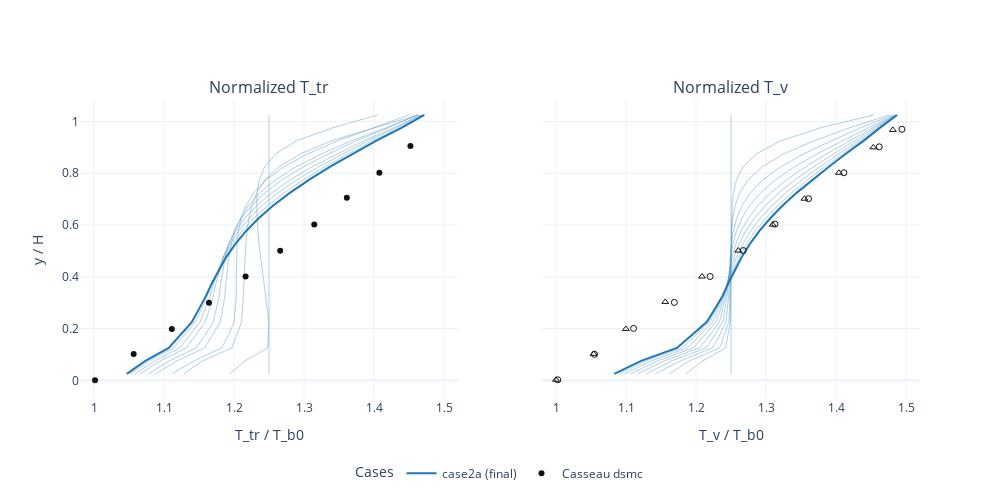

The notebook cell saved with this chart:
### Code cell
PROFILE_SETTINGS = {
    "x_target": None,
}

PLOT_SETTINGS = {
    "figsize": (10, 4),
    "sharey": True,
}

# cases = [c for c in (case1, case2a, case2b) if c is not None]
cases = [case2a]

N_TIME_SAMPLES = 10

repo_root = ff_helpers.find_repo_root()
REF_TR_TB_PATH = "/home/hhoechter/tum/jaxfluids_internship/experiments/fourier_flows/casseau_figure_3_8_case_2a_tr_tb.csv"
REF_TV_TB_PATH = "/home/hhoechter/tum/jaxfluids_internship/experiments/fourier_flows/casseau_figure_3_8_case_2a_tv_tb.csv"


def load_reference_csv(path):
    path = str(path)
    try:
        with open(path, "r") as f:
            header = f.readline().strip()
    except FileNotFoundError:
        return []

    dataset_names = [name for name in header.split(",") if name]
    data = np.genfromtxt(path, delimiter=",", skip_header=2)
    data = np.atleast_2d(data)

    refs = []
    n_pairs = data.shape[1] // 2
    for i in range(n_pairs):
        name = dataset_names[i] if i < len(dataset_names) else f"dataset_{i+1}"
        x = data[:, 2 * i]
        y = data[:, 2 * i + 1]
        mask = np.isfinite(x) & np.isfinite(y)
        if not np.any(mask):
            continue
        refs.append({"name": name, "x": x[mask], "y": y[mask]})
    return refs


def parse_ref_name(name: str):
    lower = name.lower()
    if "dsmc" in lower:
        method = "dsmc"
    elif "hy2foam" in lower:
        method = "hy2foam"
    else:
        method = name

    species = None
    if "_n2" in lower:
        species = "N2"
    elif "_o2" in lower:
        species = "O2"

    return method, species


ref_tr = load_reference_csv(REF_TR_TB_PATH)
ref_tv = load_reference_csv(REF_TV_TB_PATH)

profiles_by_time = {}
for case in cases:
    if case is None:
        continue
    U_hist = case["U_hist"]
    t_hist = np.asarray(case["t_hist"])
    n_steps = len(U_hist)
    if n_steps == 0:
        continue
    sample_count = min(N_TIME_SAMPLES, n_steps)
    indices = np.linspace(0, n_steps - 1, sample_count, dtype=int)
    indices = np.unique(indices)

    samples = []
    for idx in indices:
        y, Tn, Tv = ff_helpers.extract_profile_from_U(
            case, U_hist[idx], x_target=PROFILE_SETTINGS["x_target"]
        )
        samples.append((idx, float(t_hist[idx]), y, Tn, Tv))
    profiles_by_time[case["name"]] = samples

case_color_cycle = ["#1f77b4", "#ff7f0e", "#2ca02c", "#d62728", "#9467bd"]
case_colors = {
    name: case_color_cycle[i % len(case_color_cycle)]
    for i, name in enumerate(profiles_by_time.keys())
}
ref_colors = {
    "dsmc": "#111111",
    "hy2foam": "#7a3db8",
}
ref_symbols = {
    "N2": "circle-open",
    "O2": "triangle-up-open",
    None: "circle",
}

fig = make_subplots(
    rows=1,
    cols=2,
    shared_yaxes=PLOT_SETTINGS["sharey"],
    subplot_titles=("Normalized T_tr", "Normalized T_v"),
)

# T_tr profiles (multiple time steps)
for name, samples in profiles_by_time.items():
    final_idx = samples[-1][0]
    color = case_colors.get(name, "#1f77b4")
    for idx, t, y, Tn, _Tv in samples:
        is_final = idx == final_idx
        fig.add_trace(
            go.Scatter(
                x=Tn,
                y=y,
                mode="lines",
                name=f"{name} t={t:.2e}s" if not is_final else f"{name} (final)",
                legendgroup=name,
                showlegend=bool(is_final),
                opacity=1.0 if is_final else 0.35,
                line=dict(width=2 if is_final else 1, color=color),
                customdata=np.full_like(y, t, dtype=float),
            ),
            row=1,
            col=1,
        )

shown_ref = set()
for ref in ref_tr:
    method, species = parse_ref_name(ref["name"])
    color = ref_colors.get(method, "#444444")
    show = method not in shown_ref
    shown_ref.add(method)
    fig.add_trace(
        go.Scatter(
            x=ref["x"],
            y=ref["y"],
            mode="markers",
            name=f"Casseau {method}",
            legendgroup=f"casseau-{method}",
            showlegend=show,
            marker=dict(size=6, color=color, symbol=ref_symbols.get(species)),
            text=[species or ""] * len(ref["x"]),
        ),
        row=1,
        col=1,
    )

# T_v profiles (multiple time steps)
for name, samples in profiles_by_time.items():
    final_idx = samples[-1][0]
    color = case_colors.get(name, "#1f77b4")
    for idx, t, y, _Tn, Tv in samples:
        is_final = idx == final_idx
        fig.add_trace(
            go.Scatter(
                x=Tv,
                y=y,
                mode="lines",
                name=f"{name} t={t:.2e}s" if not is_final else f"{name} (final)",
                legendgroup=name,
                showlegend=False,
                opacity=1.0 if is_final else 0.35,
                line=dict(width=2 if is_final else 1, color=color),
                customdata=np.full_like(y, t, dtype=float),
            ),
            row=1,
            col=2,
        )

for ref in ref_tv:
    method, species = parse_ref_name(ref["name"])
    color = ref_colors.get(method, "#444444")
    show = method not in shown_ref
    shown_ref.add(method)
    fig.add_trace(
        go.Scatter(
            x=ref["x"],
            y=ref["y"],
            mode="markers",
            name=f"Casseau {method}",
            legendgroup=f"casseau-{method}",
            showlegend=show,
            marker=dict(size=6, color=color, symbol=ref_symbols.get(species)),
            text=[species or ""] * len(ref["x"]),
        ),
        row=1,
        col=2,
    )

fig.update_xaxes(title_text="T_tr / T_b0", row=1, col=1, range=[0.98, 1.52])
fig.update_xaxes(title_text="T_v / T_b0", row=1, col=2, range=[0.98, 1.52])
fig.update_yaxes(title_text="y / H", row=1, col=1)

fig.update_layout(
    width=1000,
    height=500,
    legend_title_text="Cases",
    legend=dict(
        x=0.5,
        y=-0.2,
        xanchor="center",
        yanchor="top",
        orientation="h",
    ),
)

fig.show()

### Figure 1 — Plotly figure (JSON) as saved in the notebook; plotly's stock layout.template omitted (floating-point values rounded to 4 significant figures)
{"data": [{"customdata": [0.0, 0.0, 0.0, 0.0, 0.0, 0.0, 0.0, 0.0, 0.0, 0.0, 0.0, 0.0, 0.0, 0.0, 0.0, 0.0, 0.0, 0.0, 0.0, 0.0, 0.0], "legendgroup": "case2a", "line": {"color": "#1f77b4", "width": 1}, "mode": "lines", "name": "case2a t=0.00e+00s", "opacity": 0.35, "showlegend": false, "type": "scatter", "x": [1.25, 1.25, 1.25, 1.25, 1.25, 1.25, 1.25, 1.25, 1.25, 1.25, 1.25, 1.25, 1.25, 1.25, 1.25, 1.25, 1.25, 1.25, 1.25, 1.25, 1.25], "xaxis": "x", "y": [0.025, 0.075, 0.125, 0.175, 0.225, 0.275, 0.325, 0.375, 0.425, 0.475, 0.525, 0.575, 0.625, 0.675, 0.725, 0.775, 0.825, 0.875, 0.925, 0.975, 1.025], "yaxis": "y"}, {"customdata": [0.0011, 0.0011, 0.0011, 0.0011, 0.0011, 0.0011, 0.0011, 0.0011, 0.0011, 0.0011, 0.0011, 0.0011, 0.0011, 0.0011, 0.0011, 0.0011, 0.0011, 0.0011, 0.0011, 0.0011, 0.0011], "legendgroup": "case2a", "line": {"color": "#1f77b4", "width": 1}, "mode": "lines", "name": "case2a t=1.10e-03s", "opacity": 0.35, "showlegend": false, "type": "scatter", "x": [1.194, 1.216, 1.248, 1.249, 1.25, 1.248, 1.245, 1.242, 1.24, 1.238, 1.236, 1.234, 1.233, 1.232, 1.233, 1.236, 1.244, 1.26, 1.289, 1.341, 1.405], "xaxis": "x", "y": [0.025, 0.075, 0.125, 0.175, 0.225, 0.275, 0.325, 0.375, 0.425, 0.475, 0.525, 0.575, 0.625, 0.675, 0.725, 0.775, 0.825, 0.875, 0.925, 0.975, 1.025], "yaxis": "y"}, {"customdata": [0.0022, 0.0022, 0.0022, 0.0022, 0.0022, 0.0022, 0.0022, 0.0022, 0.0022, 0.0022, 0.0022, 0.0022, 0.0022, 0.0022, 0.0022, 0.0022, 0.0022, 0.0022, 0.0022, 0.0022, 0.0022], "legendgroup": "case2a", "line": {"color": "#1f77b4", "width": 1}, "mode": "lines", "name": "case2a t=2.20e-03s", "opacity": 0.35, "showlegend": false, "type": "scatter", "x": [1.128, 1.155, 1.197, 1.204, 1.211, 1.212, 1.213, 1.214, 1.215, 1.216, 1.217, 1.219, 1.221, 1.225, 1.233, 1.245, 1.264, 1.295, 1.339, 1.4, 1.463], "xaxis": "x", "y": [0.025, 0.075, 0.125, 0.175, 0.225, 0.275, 0.325, 0.375, 0.425, 0.475, 0.525, 0.575, 0.625, 0.675, 0.725, 0.775, 0.825, 0.875, 0.925, 0.975, 1.025], "yaxis": "y"}, {"customdata": [0.0033, 0.0033, 0.0033, 0.0033, 0.0033, 0.0033, 0.0033, 0.0033, 0.0033, 0.0033, 0.0033, 0.0033, 0.0033, 0.0033, 0.0033, 0.0033, 0.0033, 0.0033, 0.0033, 0.0033, 0.0033], "legendgroup": "case2a", "line": {"color": "#1f77b4", "width": 1}, "mode": "lines", "name": "case2a t=3.30e-03s", "opacity": 0.35, "showlegend": false, "type": "scatter", "x": [1.112, 1.143, 1.182, 1.192, 1.2, 1.202, 1.203, 1.203, 1.203, 1.203, 1.204, 1.206, 1.21, 1.217, 1.229, 1.246, 1.271, 1.306, 1.348, 1.399, 1.45], "xaxis": "x", "y": [0.025, 0.075, 0.125, 0.175, 0.225, 0.275, 0.325, 0.375, 0.425, 0.475, 0.525, 0.575, 0.625, 0.675, 0.725, 0.775, 0.825, 0.875, 0.925, 0.975, 1.025], "yaxis": "y"}, {"customdata": [0.0044, 0.0044, 0.0044, 0.0044, 0.0044, 0.0044, 0.0044, 0.0044, 0.0044, 0.0044, 0.0044, 0.0044, 0.0044, 0.0044, 0.0044, 0.0044, 0.0044, 0.0044, 0.0044, 0.0044, 0.0044], "legendgroup": "case2a", "line": {"color": "#1f77b4", "width": 1}, "mode": "lines", "name": "case2a t=4.40e-03s", "opacity": 0.35, "showlegend": false, "type": "scatter", "x": [1.088, 1.118, 1.158, 1.17, 1.18, 1.184, 1.187, 1.188, 1.19, 1.193, 1.196, 1.201, 1.209, 1.221, 1.237, 1.26, 1.289, 1.326, 1.368, 1.417, 1.463], "xaxis": "x", "y": [0.025, 0.075, 0.125, 0.175, 0.225, 0.275, 0.325, 0.375, 0.425, 0.475, 0.525, 0.575, 0.625, 0.675, 0.725, 0.775, 0.825, 0.875, 0.925, 0.975, 1.025], "yaxis": "y"}, {"customdata": [0.0055, 0.0055, 0.0055, 0.0055, 0.0055, 0.0055, 0.0055, 0.0055, 0.0055, 0.0055, 0.0055, 0.0055, 0.0055, 0.0055, 0.0055, 0.0055, 0.0055, 0.0055, 0.0055, 0.0055, 0.0055], "legendgroup": "case2a", "line": {"color": "#1f77b4", "width": 1}, "mode": "lines", "name": "case2a t=5.50e-03s", "opacity": 0.35, "showlegend": false, "type": "scatter", "x": [1.078, 1.108, 1.146, 1.159, 1.17, 1.175, 1.179, 1.181, 1.184, 1.187, 1.193, 1.2, 1.21, 1.225, 1.244, 1.269, 1.299, 1.335, 1.375, 1.42, 1.462], "xaxis": "x", "y": [0.025, 0.075, 0.125, 0.175, 0.225, 0.275, 0.325, 0.375, 0.425, 0.475, 0.525, 0.575, 0.625, 0.675, 0.725, 0.775, 0.825, 0.875, 0.925, 0.975, 1.025], "yaxis": "y"}, {"customdata": [0.0066, 0.0066, 0.0066, 0.0066, 0.0066, 0.0066, 0.0066, 0.0066, 0.0066, 0.0066, 0.0066, 0.0066, 0.0066, 0.0066, 0.0066, 0.0066, 0.0066, 0.0066, 0.0066, 0.0066, 0.0066], "legendgroup": "case2a", "line": {"color": "#1f77b4", "width": 1}, "mode": "lines", "name": "case2a t=6.60e-03s", "opacity": 0.35, "showlegend": false, "type": "scatter", "x": [1.066, 1.095, 1.132, 1.146, 1.159, 1.165, 1.17, 1.174, 1.179, 1.184, 1.192, 1.202, 1.215, 1.233, 1.254, 1.281, 1.312, 1.347, 1.385, 1.428, 1.467], "xaxis": "x", "y": [0.025, 0.075, 0.125, 0.175, 0.225, 0.275, 0.325, 0.375, 0.425, 0.475, 0.525, 0.575, 0.625, 0.675, 0.725, 0.775, 0.825, 0.875, 0.925, 0.975, 1.025], "yaxis": "y"}, {"customdata": [0.0077, 0.0077, 0.0077, 0.0077, 0.0077, 0.0077, 0.0077, 0.0077, 0.0077, 0.0077, 0.0077, 0.0077, 0.0077, 0.0077, 0.0077, 0.0077, 0.0077, 0.0077, 0.0077, 0.0077, 0.0077], "legendgroup": "case2a", "line": {"color": "#1f77b4", "width": 1}, "mode": "lines", "name": "case2a t=7.70e-03s", "opacity": 0.35, "showlegend": false, "type": "scatter", "x": [1.059, 1.087, 1.122, 1.137, 1.151, 1.159, 1.166, 1.171, 1.177, 1.185, 1.194, 1.206, 1.221, 1.24, 1.263, 1.29, 1.321, 1.355, 1.391, 1.431, 1.468], "xaxis": "x", "y": [0.025, 0.075, 0.125, 0.175, 0.225, 0.275, 0.325, 0.375, 0.425, 0.475, 0.525, 0.575, 0.625, 0.675, 0.725, 0.775, 0.825, 0.875, 0.925, 0.975, 1.025], "yaxis": "y"}, {"customdata": [0.0088, 0.0088, 0.0088, 0.0088, 0.0088, 0.0088, 0.0088, 0.0088, 0.0088, 0.0088, 0.0088, 0.0088, 0.0088, 0.0088, 0.0088, 0.0088, 0.0088, 0.0088, 0.0088, 0.0088, 0.0088], "legendgroup": "case2a", "line": {"color": "#1f77b4", "width": 1}, "mode": "lines", "name": "case2a t=8.80e-03s", "opacity": 0.35, "showlegend": false, "type": "scatter", "x": [1.052, 1.079, 1.113, 1.129, 1.145, 1.153, 1.162, 1.169, 1.177, 1.186, 1.197, 1.211, 1.228, 1.248, 1.272, 1.3, 1.33, 1.363, 1.398, 1.436, 1.471], "xaxis": "x", "y": [0.025, 0.075, 0.125, 0.175, 0.225, 0.275, 0.325, 0.375, 0.425, 0.475, 0.525, 0.575, 0.625, 0.675, 0.725, 0.775, 0.825, 0.875, 0.925, 0.975, 1.025], "yaxis": "y"}, {"customdata": [0.0099, 0.0099, 0.0099, 0.0099, 0.0099, 0.0099, 0.0099, 0.0099, 0.0099, 0.0099, 0.0099, 0.0099, 0.0099, 0.0099, 0.0099, 0.0099, 0.0099, 0.0099, 0.0099, 0.0099, 0.0099], "legendgroup": "case2a", "line": {"color": "#1f77b4", "width": 2}, "mode": "lines", "name": "case2a (final)", "opacity": 1, "showlegend": true, "type": "scatter", "x": [1.047, 1.073, 1.107, 1.123, 1.14, 1.15, 1.16, 1.168, 1.178, 1.189, 1.201, 1.217, 1.235, 1.256, 1.28, 1.308, 1.337, 1.37, 1.403, 1.439, 1.472], "xaxis": "x", "y": [0.025, 0.075, 0.125, 0.175, 0.225, 0.275, 0.325, 0.375, 0.425, 0.475, 0.525, 0.575, 0.625, 0.675, 0.725, 0.775, 0.825, 0.875, 0.925, 0.975, 1.025], "yaxis": "y"}, {"legendgroup": "casseau-dsmc", "marker": {"color": "#111111", "size": 6, "symbol": "circle"}, "mode": "markers", "name": "Casseau dsmc", "showlegend": true, "text": ["", "", "", "", "", "", "", "", "", ""], "type": "scatter", "x": [1.001, 1.057, 1.111, 1.164, 1.217, 1.266, 1.315, 1.361, 1.408, 1.452], "xaxis": "x", "y": [1.337e-05, 0.1014, 0.1982, 0.2996, 0.401, 0.5001, 0.6015, 0.7051, 0.8019, 0.9055], "yaxis": "y"}, {"customdata": [0.0, 0.0, 0.0, 0.0, 0.0, 0.0, 0.0, 0.0, 0.0, 0.0, 0.0, 0.0, 0.0, 0.0, 0.0, 0.0, 0.0, 0.0, 0.0, 0.0, 0.0], "legendgroup": "case2a", "line": {"color": "#1f77b4", "width": 1}, "mode": "lines", "name": "case2a t=0.00e+00s", "opacity": 0.35, "showlegend": false, "type": "scatter", "x": [1.25, 1.25, 1.25, 1.25, 1.25, 1.25, 1.25, 1.25, 1.25, 1.25, 1.25, 1.25, 1.25, 1.25, 1.25, 1.25, 1.25, 1.25, 1.25, 1.25, 1.25], "xaxis": "x2", "y": [0.025, 0.075, 0.125, 0.175, 0.225, 0.275, 0.325, 0.375, 0.425, 0.475, 0.525, 0.575, 0.625, 0.675, 0.725, 0.775, 0.825, 0.875, 0.925, 0.975, 1.025], "yaxis": "y2"}, {"customdata": [0.0011, 0.0011, 0.0011, 0.0011, 0.0011, 0.0011, 0.0011, 0.0011, 0.0011, 0.0011, 0.0011, 0.0011, 0.0011, 0.0011, 0.0011, 0.0011, 0.0011, 0.0011, 0.0011, 0.0011, 0.0011], "legendgroup": "case2a", "line": {"color": "#1f77b4", "width": 1}, "mode": "lines", "name": "case2a t=1.10e-03s", "opacity": 0.35, "showlegend": false, "type": "scatter", "x": [1.186, 1.209, 1.242, 1.246, 1.249, 1.249, 1.25, 1.25, 1.25, 1.25, 1.25, 1.25, 1.251, 1.252, 1.254, 1.258, 1.267, 1.286, 1.321, 1.377, 1.454], "xaxis": "x2", "y": [0.025, 0.075, 0.125, 0.175, 0.225, 0.275, 0.325, 0.375, 0.425, 0.475, 0.525, 0.575, 0.625, 0.675, 0.725, 0.775, 0.825, 0.875, 0.925, 0.975, 1.025], "yaxis": "y2"}, {"customdata": [0.0022, 0.0022, 0.0022, 0.0022, 0.0022, 0.0022, 0.0022, 0.0022, 0.0022, 0.0022, 0.0022, 0.0022, 0.0022, 0.0022, 0.0022, 0.0022, 0.0022, 0.0022, 0.0022, 0.0022, 0.0022], "legendgroup": "case2a", "line": {"color": "#1f77b4", "width": 1}, "mode": "lines", "name": "case2a t=2.20e-03s", "opacity": 0.35, "showlegend": false, "type": "scatter", "x": [1.162, 1.191, 1.234, 1.24, 1.247, 1.248, 1.249, 1.249, 1.249, 1.249, 1.25, 1.251, 1.252, 1.256, 1.263, 1.275, 1.295, 1.326, 1.368, 1.419, 1.476], "xaxis": "x2", "y": [0.025, 0.075, 0.125, 0.175, 0.225, 0.275, 0.325, 0.375, 0.425, 0.475, 0.525, 0.575, 0.625, 0.675, 0.725, 0.775, 0.825, 0.875, 0.925, 0.975, 1.025], "yaxis": "y2"}, {"customdata": [0.0033, 0.0033, 0.0033, 0.0033, 0.0033, 0.0033, 0.0033, 0.0033, 0.0033, 0.0033, 0.0033, 0.0033, 0.0033, 0.0033, 0.0033, 0.0033, 0.0033, 0.0033, 0.0033, 0.0033, 0.0033], "legendgroup": "case2a", "line": {"color": "#1f77b4", "width": 1}, "mode": "lines", "name": "case2a t=3.30e-03s", "opacity": 0.35, "showlegend": false, "type": "scatter", "x": [1.142, 1.177, 1.224, 1.234, 1.243, 1.245, 1.247, 1.247, 1.248, 1.249, 1.25, 1.253, 1.258, 1.266, 1.278, 1.296, 1.321, 1.354, 1.393, 1.435, 1.48], "xaxis": "x2", "y": [0.025, 0.075, 0.125, 0.175, 0.225, 0.275, 0.325, 0.375, 0.425, 0.475, 0.525, 0.575, 0.625, 0.675, 0.725, 0.775, 0.825, 0.875, 0.925, 0.975, 1.025], "yaxis": "y2"}, {"customdata": [0.0044, 0.0044, 0.0044, 0.0044, 0.0044, 0.0044, 0.0044, 0.0044, 0.0044, 0.0044, 0.0044, 0.0044, 0.0044, 0.0044, 0.0044, 0.0044, 0.0044, 0.0044, 0.0044, 0.0044, 0.0044], "legendgroup": "case2a", "line": {"color": "#1f77b4", "width": 1}, "mode": "lines", "name": "case2a t=4.40e-03s", "opacity": 0.35, "showlegend": false, "type": "scatter", "x": [1.129, 1.165, 1.214, 1.227, 1.238, 1.242, 1.244, 1.246, 1.247, 1.249, 1.253, 1.258, 1.265, 1.277, 1.293, 1.314, 1.341, 1.373, 1.409, 1.445, 1.483], "xaxis": "x2", "y": [0.025, 0.075, 0.125, 0.175, 0.225, 0.275, 0.325, 0.375, 0.425, 0.475, 0.525, 0.575, 0.625, 0.675, 0.725, 0.775, 0.825, 0.875, 0.925, 0.975, 1.025], "yaxis": "y2"}, {"customdata": [0.0055, 0.0055, 0.0055, 0.0055, 0.0055, 0.0055, 0.0055, 0.0055, 0.0055, 0.0055, 0.0055, 0.0055, 0.0055, 0.0055, 0.0055, 0.0055, 0.0055, 0.0055, 0.0055, 0.0055, 0.0055], "legendgroup": "case2a", "line": {"color": "#1f77b4", "width": 1}, "mode": "lines", "name": "case2a t=5.50e-03s", "opacity": 0.35, "showlegend": false, "type": "scatter", "x": [1.117, 1.155, 1.205, 1.22, 1.233, 1.238, 1.242, 1.245, 1.248, 1.251, 1.257, 1.264, 1.275, 1.289, 1.307, 1.33, 1.357, 1.387, 1.42, 1.451, 1.484], "xaxis": "x2", "y": [0.025, 0.075, 0.125, 0.175, 0.225, 0.275, 0.325, 0.375, 0.425, 0.475, 0.525, 0.575, 0.625, 0.675, 0.725, 0.775, 0.825, 0.875, 0.925, 0.975, 1.025], "yaxis": "y2"}, {"customdata": [0.0066, 0.0066, 0.0066, 0.0066, 0.0066, 0.0066, 0.0066, 0.0066, 0.0066, 0.0066, 0.0066, 0.0066, 0.0066, 0.0066, 0.0066, 0.0066, 0.0066, 0.0066, 0.0066, 0.0066, 0.0066], "legendgroup": "case2a", "line": {"color": "#1f77b4", "width": 1}, "mode": "lines", "name": "case2a t=6.60e-03s", "opacity": 0.35, "showlegend": false, "type": "scatter", "x": [1.107, 1.145, 1.196, 1.213, 1.229, 1.235, 1.241, 1.245, 1.249, 1.254, 1.261, 1.271, 1.283, 1.299, 1.319, 1.342, 1.368, 1.397, 1.427, 1.455, 1.486], "xaxis": "x2", "y": [0.025, 0.075, 0.125, 0.175, 0.225, 0.275, 0.325, 0.375, 0.425, 0.475, 0.525, 0.575, 0.625, 0.675, 0.725, 0.775, 0.825, 0.875, 0.925, 0.975, 1.025], "yaxis": "y2"}, {"customdata": [0.0077, 0.0077, 0.0077, 0.0077, 0.0077, 0.0077, 0.0077, 0.0077, 0.0077, 0.0077, 0.0077, 0.0077, 0.0077, 0.0077, 0.0077, 0.0077, 0.0077, 0.0077, 0.0077, 0.0077, 0.0077], "legendgroup": "case2a", "line": {"color": "#1f77b4", "width": 1}, "mode": "lines", "name": "case2a t=7.70e-03s", "opacity": 0.35, "showlegend": false, "type": "scatter", "x": [1.098, 1.136, 1.188, 1.206, 1.224, 1.232, 1.239, 1.245, 1.251, 1.258, 1.267, 1.278, 1.292, 1.309, 1.329, 1.352, 1.377, 1.404, 1.432, 1.458, 1.486], "xaxis": "x2", "y": [0.025, 0.075, 0.125, 0.175, 0.225, 0.275, 0.325, 0.375, 0.425, 0.475, 0.525, 0.575, 0.625, 0.675, 0.725, 0.775, 0.825, 0.875, 0.925, 0.975, 1.025], "yaxis": "y2"}, {"customdata": [0.0088, 0.0088, 0.0088, 0.0088, 0.0088, 0.0088, 0.0088, 0.0088, 0.0088, 0.0088, 0.0088, 0.0088, 0.0088, 0.0088, 0.0088, 0.0088, 0.0088, 0.0088, 0.0088, 0.0088, 0.0088], "legendgroup": "case2a", "line": {"color": "#1f77b4", "width": 1}, "mode": "lines", "name": "case2a t=8.80e-03s", "opacity": 0.35, "showlegend": false, "type": "scatter", "x": [1.09, 1.128, 1.18, 1.2, 1.219, 1.229, 1.238, 1.245, 1.253, 1.261, 1.272, 1.284, 1.299, 1.317, 1.337, 1.36, 1.384, 1.41, 1.436, 1.461, 1.487], "xaxis": "x2", "y": [0.025, 0.075, 0.125, 0.175, 0.225, 0.275, 0.325, 0.375, 0.425, 0.475, 0.525, 0.575, 0.625, 0.675, 0.725, 0.775, 0.825, 0.875, 0.925, 0.975, 1.025], "yaxis": "y2"}, {"customdata": [0.0099, 0.0099, 0.0099, 0.0099, 0.0099, 0.0099, 0.0099, 0.0099, 0.0099, 0.0099, 0.0099, 0.0099, 0.0099, 0.0099, 0.0099, 0.0099, 0.0099, 0.0099, 0.0099, 0.0099, 0.0099], "legendgroup": "case2a", "line": {"color": "#1f77b4", "width": 2}, "mode": "lines", "name": "case2a (final)", "opacity": 1, "showlegend": false, "type": "scatter", "x": [1.083, 1.122, 1.173, 1.194, 1.215, 1.227, 1.238, 1.246, 1.255, 1.265, 1.277, 1.29, 1.306, 1.324, 1.344, 1.366, 1.39, 1.414, 1.439, 1.463, 1.487], "xaxis": "x2", "y": [0.025, 0.075, 0.125, 0.175, 0.225, 0.275, 0.325, 0.375, 0.425, 0.475, 0.525, 0.575, 0.625, 0.675, 0.725, 0.775, 0.825, 0.875, 0.925, 0.975, 1.025], "yaxis": "y2"}, {"legendgroup": "casseau-dsmc", "marker": {"color": "#111111", "size": 6, "symbol": "circle-open"}, "mode": "markers", "name": "Casseau dsmc", "showlegend": false, "text": ["N2", "N2", "N2", "N2", "N2", "N2", "N2", "N2", "N2", "N2", "N2"], "type": "scatter", "x": [1.003, 1.055, 1.111, 1.169, 1.22, 1.267, 1.313, 1.361, 1.411, 1.462, 1.494], "xaxis": "x2", "y": [0.002052, 0.1002, 0.2005, 0.3008, 0.401, 0.5012, 0.6034, 0.7015, 0.8017, 0.9019, 0.9694], "yaxis": "y2"}, {"legendgroup": "casseau-dsmc", "marker": {"color": "#111111", "size": 6, "symbol": "triangle-up-open"}, "mode": "markers", "name": "Casseau dsmc", "showlegend": false, "text": ["O2", "O2", "O2", "O2", "O2", "O2", "O2", "O2", "O2", "O2", "O2"], "type": "scatter", "x": [1.0, 1.054, 1.1, 1.156, 1.209, 1.26, 1.31, 1.355, 1.404, 1.453, 1.481], "xaxis": "x2", "y": [0.002031, 0.1023, 0.1984, 0.3027, 0.4009, 0.5011, 0.6013, 0.7015, 0.8017, 0.8998, 0.9673], "yaxis": "y2"}], "layout": {"annotations": [{"font": {"size": 16}, "showarrow": false, "text": "Normalized T_tr", "x": 0.225, "xanchor": "center", "xref": "paper", "y": 1, "yanchor": "bottom", "yref": "paper"}, {"font": {"size": 16}, "showarrow": false, "text": "Normalized T_v", "x": 0.775, "xanchor": "center", "xref": "paper", "y": 1, "yanchor": "bottom", "yref": "paper"}], "height": 500, "legend": {"orientation": "h", "title": {"text": "Cases"}, "x": 0.5, "xanchor": "center", "y": -0.2, "yanchor": "top"}, "width": 1000, "xaxis": {"anchor": "y", "domain": [0, 0.45], "range": [0.98, 1.52], "title": {"text": "T_tr / T_b0"}}, "xaxis2": {"anchor": "y2", "domain": [0.55, 1], "range": [0.98, 1.52], "title": {"text": "T_v / T_b0"}}, "yaxis": {"anchor": "x", "domain": [0, 1], "title": {"text": "y / H"}}, "yaxis2": {"anchor": "x2", "domain": [0, 1], "matches": "y", "showticklabels": false}}}
